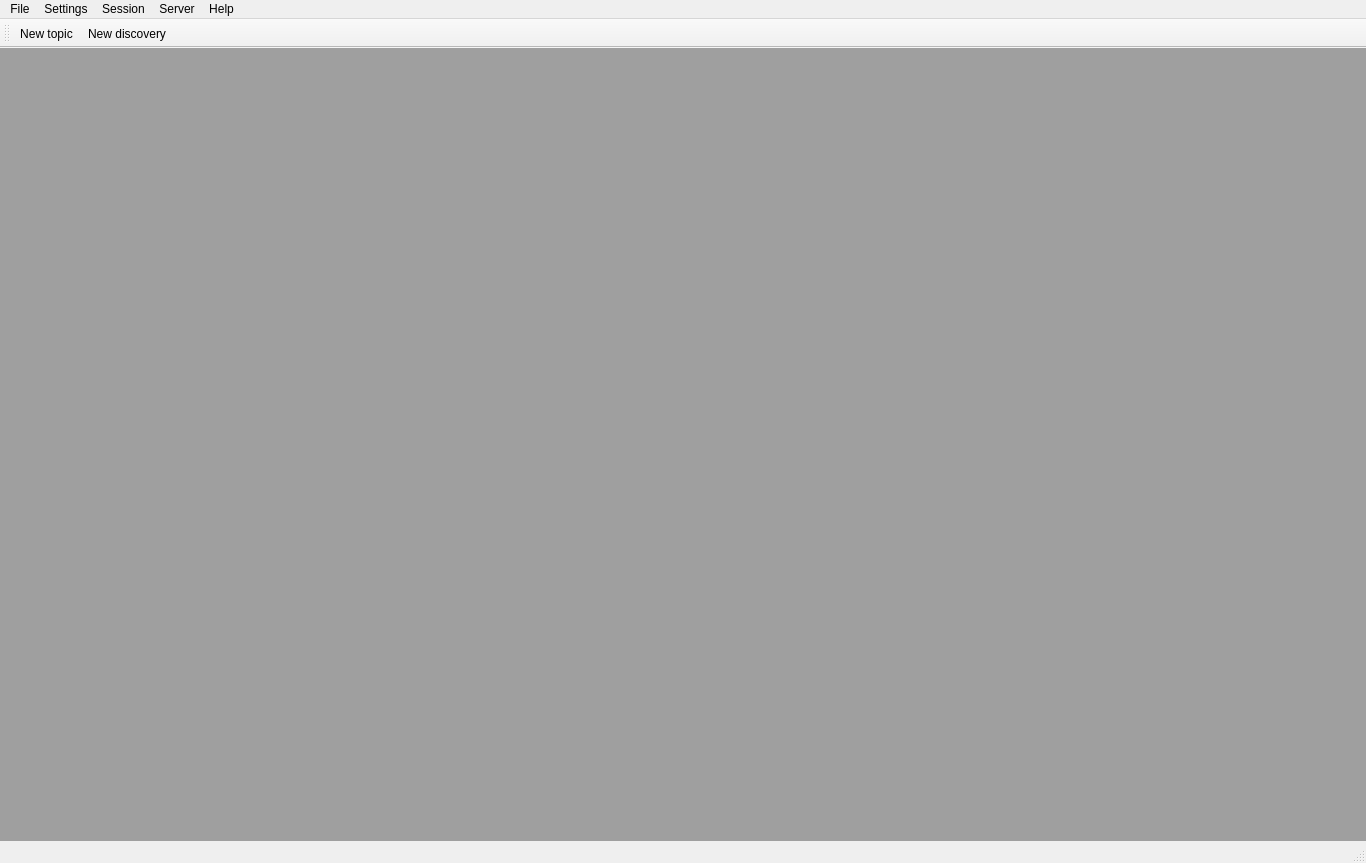
<?xml version="1.0" encoding="UTF-8"?>
<ui version="4.0">
 <class>MainWindow</class>
 <widget class="QMainWindow" name="MainWindow">
  <property name="geometry">
   <rect>
    <x>0</x>
    <y>0</y>
    <width>1366</width>
    <height>863</height>
   </rect>
  </property>
  <property name="windowTitle">
   <string>MQTTCute</string>
  </property>
  <property name="windowIcon">
   <iconset resource="images.qrc">
    <normaloff>:/img/img/mqtticon-large.png</normaloff>:/img/img/mqtticon-large.png</iconset>
  </property>
  <widget class="QWidget" name="centralWidget">
   <layout class="QHBoxLayout" name="horizontalLayout">
    <property name="leftMargin">
     <number>0</number>
    </property>
    <property name="topMargin">
     <number>0</number>
    </property>
    <property name="rightMargin">
     <number>0</number>
    </property>
    <property name="bottomMargin">
     <number>0</number>
    </property>
    <item>
     <widget class="QMdiArea" name="mdiArea"/>
    </item>
   </layout>
  </widget>
  <widget class="QMenuBar" name="menuBar">
   <property name="geometry">
    <rect>
     <x>0</x>
     <y>0</y>
     <width>1366</width>
     <height>20</height>
    </rect>
   </property>
   <widget class="QMenu" name="menuFile">
    <property name="title">
     <string>File</string>
    </property>
    <addaction name="actionQuit"/>
   </widget>
   <widget class="QMenu" name="menuSession">
    <property name="title">
     <string>Session</string>
    </property>
    <addaction name="actionNew"/>
    <addaction name="actionEdit"/>
    <addaction name="actionSave"/>
    <addaction name="actionLoad"/>
   </widget>
   <widget class="QMenu" name="menuHelp">
    <property name="title">
     <string>Help</string>
    </property>
    <addaction name="actionAbout"/>
   </widget>
   <widget class="QMenu" name="menuServer">
    <property name="title">
     <string>Server</string>
    </property>
    <addaction name="actionConnect"/>
    <addaction name="actionDisconnect"/>
   </widget>
   <widget class="QMenu" name="menuSettings">
    <property name="title">
     <string>Settings</string>
    </property>
    <addaction name="actionConfigure"/>
   </widget>
   <addaction name="menuFile"/>
   <addaction name="menuSettings"/>
   <addaction name="menuSession"/>
   <addaction name="menuServer"/>
   <addaction name="menuHelp"/>
  </widget>
  <widget class="QToolBar" name="mainToolBar">
   <attribute name="toolBarArea">
    <enum>TopToolBarArea</enum>
   </attribute>
   <attribute name="toolBarBreak">
    <bool>false</bool>
   </attribute>
   <addaction name="actionNewTopic"/>
   <addaction name="actionNewDiscovery"/>
  </widget>
  <widget class="QStatusBar" name="statusBar"/>
  <action name="actionQuit">
   <property name="text">
    <string>Quit</string>
   </property>
  </action>
  <action name="actionSave">
   <property name="text">
    <string>Save</string>
   </property>
  </action>
  <action name="actionLoad">
   <property name="text">
    <string>Load</string>
   </property>
  </action>
  <action name="actionNew">
   <property name="text">
    <string>New</string>
   </property>
  </action>
  <action name="actionAbout">
   <property name="text">
    <string>About</string>
   </property>
  </action>
  <action name="actionConnect">
   <property name="text">
    <string>Connect</string>
   </property>
   <property name="shortcut">
    <string>F6</string>
   </property>
  </action>
  <action name="actionDisconnect">
   <property name="text">
    <string>Disconnect</string>
   </property>
  </action>
  <action name="actionInfo">
   <property name="text">
    <string>Info</string>
   </property>
  </action>
  <action name="actionConfigure">
   <property name="text">
    <string>Configure...</string>
   </property>
   <property name="shortcut">
    <string>Ctrl+,</string>
   </property>
  </action>
  <action name="actionEdit">
   <property name="text">
    <string>Edit</string>
   </property>
  </action>
  <action name="actionNewTopic">
   <property name="text">
    <string>New topic</string>
   </property>
   <property name="shortcut">
    <string>Ctrl+N</string>
   </property>
  </action>
  <action name="actionNewDiscovery">
   <property name="text">
    <string>New discovery</string>
   </property>
   <property name="shortcut">
    <string>Ctrl+D</string>
   </property>
  </action>
 </widget>
 <layoutdefault spacing="6" margin="11"/>
 <resources>
  <include location="images.qrc"/>
 </resources>
 <connections/>
</ui>
